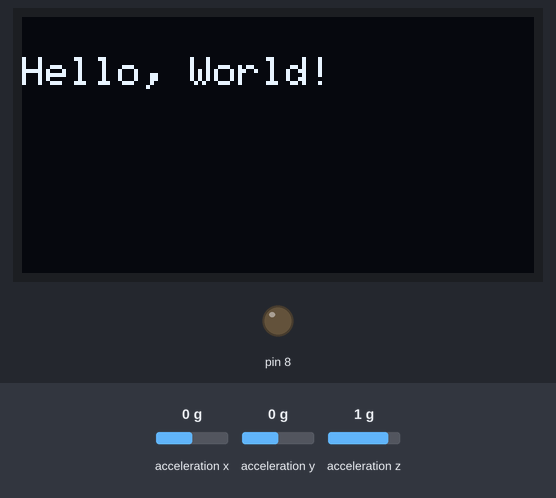
The sketch below on a simulated Arduino Uno, built with avr-gcc and run on an emulated ATmega328P. On the bench: 128×64 one-colour display, output pins drawn as LEDs (lit = HIGH). The inputs (shaded band) are chosen by the test bench; at power-on: acceleration x 0 g, acceleration z 1 g, acceleration y 0 g. What the sketch prints to the serial monitor is not drawn.

Above: at 4.2 s.
4.3 s: acceleration x set to -0.6 g
5.8 s: acceleration x set to -0.9 g
At 7.88 s:
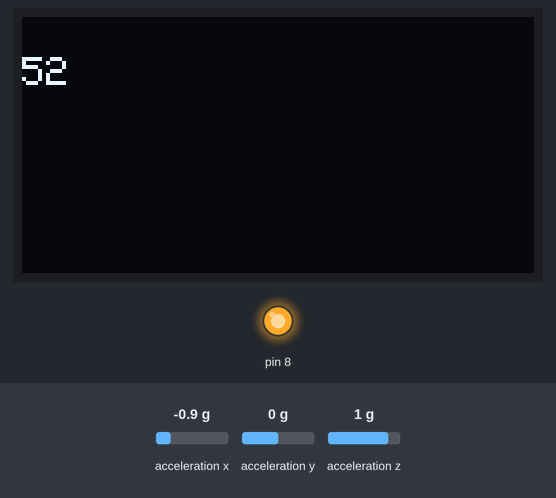
8.2 s: acceleration z set to 0.7 g
At 9.0 s:
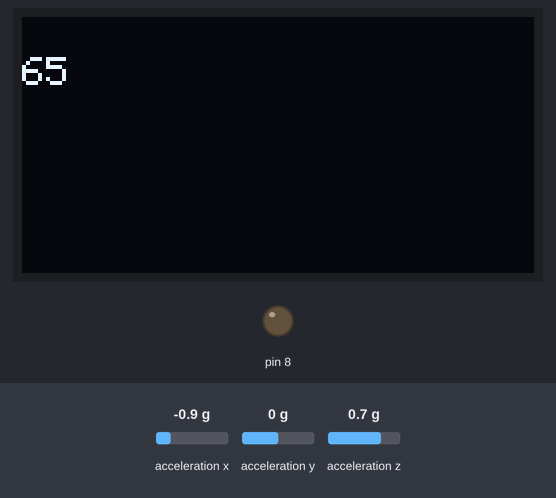
9.7 s: acceleration y set to -0.4 g
11.2 s: acceleration y set to -0.7 g
At 12.97 s:
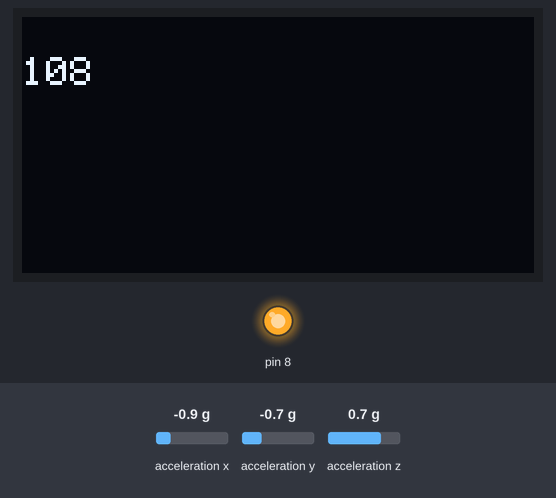
Timing chart, 0 to 13.7 s (numbered marks = the images above; inputs shaded):
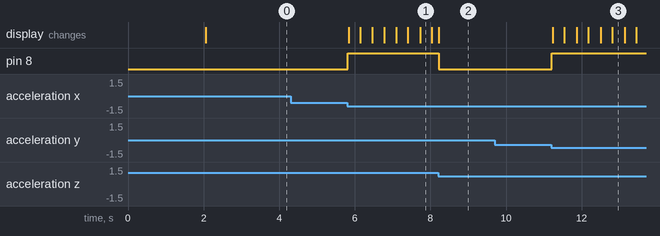

The sketch:

Accel_Disp.ino
```cpp
#include <Wire.h>
#include <Adafruit_GFX.h>
#include <Adafruit_SSD1306.h>
#include "SparkFunLIS3DH.h"
#include "SPI.h"

#define SCREEN_WIDTH 128 // OLED display width, in pixels
#define SCREEN_HEIGHT 64 // OLED display height, in pixels

// Declaration for an SSD1306 display connected to I2C (SDA, SCL pins)
Adafruit_SSD1306 display(SCREEN_WIDTH, SCREEN_HEIGHT, &Wire, -1);
LIS3DH SensorOne( I2C_MODE, 0x19 );

int i = 0;
void setup() {
  Serial.begin(115200);

  if(!display.begin(SSD1306_SWITCHCAPVCC, 0x3C)) { // Address 0x3D for 128x64
    Serial.println(F("SSD1306 allocation failed"));
    for(;;);
  }
  delay(2000);
  display.clearDisplay();

  display.setTextSize(1);
  display.setTextColor(WHITE);
  display.setCursor(0, 10);
  // Display static text
  display.println("Hello, World!");
  display.display();

    Serial.begin(9600);
  delay(1000); //relax...
  Serial.println("Processor came out of reset.\n");

  //Call .begin() to configure the IMUs
  if( SensorOne.begin() != 0 )
  {
	  Serial.println("Problem starting the sensor at 0x19.");
  }
  else
  {
	  Serial.println("Sensor at 0x19 started.");
  }

  pinMode(8, OUTPUT);
}

void loop() {
  float thresh = 1.25;

  float x = SensorOne.readFloatAccelX();
  float y = SensorOne.readFloatAccelY();
  float z = SensorOne.readFloatAccelZ();

  float mag = sqrt(x*x + y*y + z*z);

  if(mag > thresh)
  {
    i++;
    digitalWrite(8, HIGH);

    display.clearDisplay();

  display.setTextSize(1);
  display.setTextColor(WHITE);
  display.setCursor(0, 10);
  // Display static text
  display.println(i);
  display.display();
  }
  else
  {
    digitalWrite(8, LOW);
  }

  delay(10);
}
```

Measured:
- the behaviour switches between -0.7 and -0.8 g on acceleration x (found by bisection; images 0 and 1)
- the behaviour switches between 0.9 and 0.8 g on acceleration z (found by bisection; images 1 and 2)
- the behaviour switches between -0.5 and -0.6 g on acceleration y (found by bisection; images 2 and 3)
- after the input at 4.3 s, every drawn part: stays the same
- after the input at 5.8 s, pin 8: LOW → HIGH at once; the display: first changes at once (image 1 shows a later state)
- after the input at 8.2 s, pin 8: HIGH → LOW at once
- after the input at 9.7 s, every drawn part: stays the same
- after the input at 11.2 s, pin 8: LOW → HIGH at once; the display: first changes at once (image 3 shows a later state)
